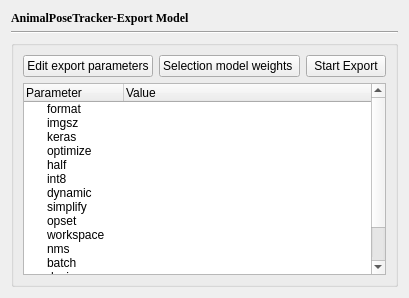
          <widget class="QWidget" name="ExportModel">
           <attribute name="title">
            <string>Export Model</string>
           </attribute>
           <layout class="QVBoxLayout" name="ExportModelLayout">
            <item>
             <widget class="QLabel" name="ExportModelLabel">
              <property name="font">
               <font>
                <family>Times New Roman</family>
                <bold>true</bold>
               </font>
              </property>
              <property name="text">
               <string>AnimalPoseTracker-Export Model</string>
              </property>
              <property name="alignment">
               <set>Qt::AlignmentFlag::AlignLeading|Qt::AlignmentFlag::AlignLeft|Qt::AlignmentFlag::AlignVCenter</set>
              </property>
             </widget>
            </item>
            <item>
             <widget class="Line" name="ExportModelLine">
              <property name="orientation">
               <enum>Qt::Orientation::Horizontal</enum>
              </property>
             </widget>
            </item>
            <item>
             <widget class="QGroupBox" name="ExportConfigureGroup">
              <property name="title">
               <string/>
              </property>
              <layout class="QVBoxLayout" name="ExportConfigureGroupVLayout">
               <item>
                <layout class="QVBoxLayout" name="ExportConfigureGroupLayout">
                 <item>
                  <layout class="QHBoxLayout" name="ExportConfigureToolsLayout">
                   <item>
                    <widget class="QPushButton" name="EditExportParameters">
                     <property name="text">
                      <string>Edit export parameters</string>
                     </property>
                    </widget>
                   </item>
                   <item>
                    <widget class="QPushButton" name="StartModelWeights">
                     <property name="text">
                      <string>Selection model weights </string>
                     </property>
                    </widget>
                   </item>
                   <item>
                    <widget class="QPushButton" name="StartExport">
                     <property name="text">
                      <string>Start Export</string>
                     </property>
                    </widget>
                   </item>
                  </layout>
                 </item>
                 <item>
                  <widget class="QTreeWidget" name="ExportConfigure">
                   <column>
                    <property name="text">
                     <string>Parameter</string>
                    </property>
                   </column>
                   <column>
                    <property name="text">
                     <string>Value</string>
                    </property>
                   </column>
                   <item>
                    <property name="text">
                     <string>format</string>
                    </property>
                   </item>
                   <item>
                    <property name="text">
                     <string>imgsz</string>
                    </property>
                   </item>
                   <item>
                    <property name="text">
                     <string>keras</string>
                    </property>
                   </item>
                   <item>
                    <property name="text">
                     <string>optimize</string>
                    </property>
                   </item>
                   <item>
                    <property name="text">
                     <string>half</string>
                    </property>
                   </item>
                   <item>
                    <property name="text">
                     <string>int8</string>
                    </property>
                   </item>
                   <item>
                    <property name="text">
                     <string>dynamic</string>
                    </property>
                   </item>
                   <item>
                    <property name="text">
                     <string>simplify</string>
                    </property>
                   </item>
                   <item>
                    <property name="text">
                     <string>opset</string>
                    </property>
                   </item>
                   <item>
                    <property name="text">
                     <string>workspace</string>
                    </property>
                   </item>
                   <item>
                    <property name="text">
                     <string>nms</string>
                    </property>
                   </item>
                   <item>
                    <property name="text">
                     <string>batch</string>
                    </property>
                   </item>
                   <item>
                    <property name="text">
                     <string>device</string>
                    </property>
                   </item>
                   <item>
                    <property name="text">
                     <string>data</string>
                    </property>
                   </item>
                   <item>
                    <property name="text">
                     <string>fraction</string>
                    </property>
                   </item>
                  </widget>
                 </item>
                </layout>
               </item>
              </layout>
             </widget>
            </item>
           </layout>
          </widget>
